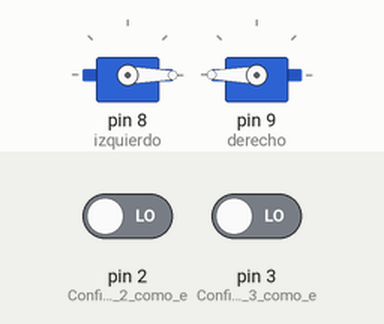
Recording of a sketch running on a simulated Arduino Uno, built with avr-gcc and run on an emulated ATmega328P. Shown: 2 × servo. The inputs (shaded band) are chosen by the test bench; at power-on: pin 2 (Configura_el_pin_2_como_e) LOW, pin 3 (Configura_el_pin_3_como_e) LOW.

Above: at 1.2 s.
1.3 s: pin 2 (Configura_el_pin_2_como_e) driven HIGH
At 1.8 s:
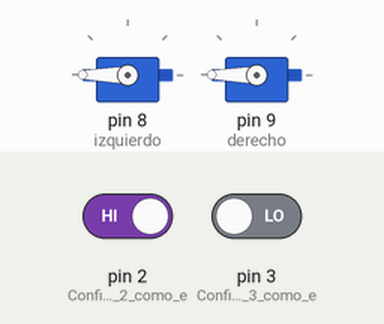
2.8 s: pin 3 (Configura_el_pin_3_como_e) driven HIGH
At 4.0 s:
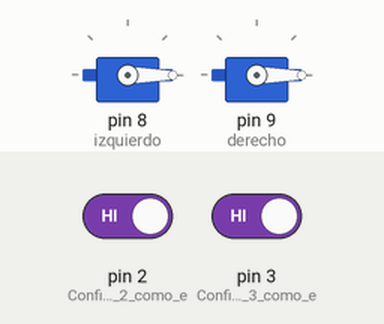
4.3 s: pin 3 (Configura_el_pin_3_como_e) driven LOW
At 5.4 s:
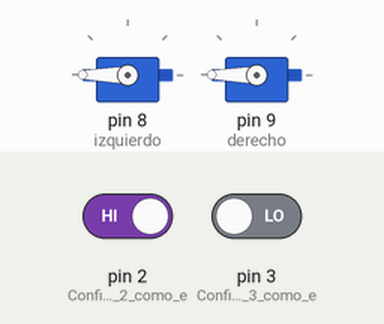
5.8 s: pin 2 (Configura_el_pin_2_como_e) driven LOW
At 6.6 s:
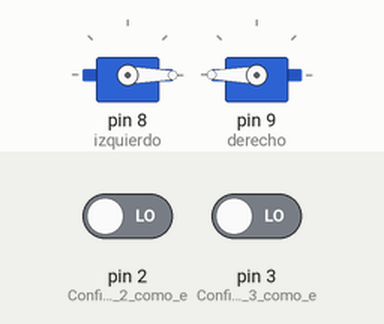
Timing chart, 0 to 8.3 s (numbered marks = the images above; inputs shaded):
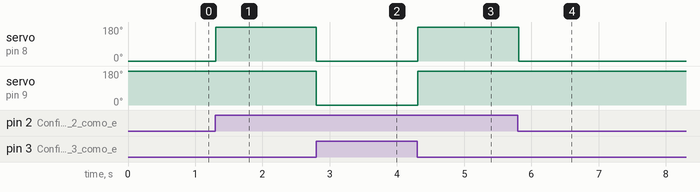

The sketch:

C_digo.ino
```cpp
#include <Servo.h>  // Incluye la librería Servo

Servo servos[13];  // Crea un array de 13 objetos Servo

int derecho = 9;   // Pin del servo derecho
int izquierdo = 8; // Pin del servo izquierdo
int blanco = 0;    // Valor de un sensor de línea que detecta blanco
int negro = 1;     // Valor de un sensor de línea que detecta negro

void setup()
{
  pinMode(3, INPUT);  // Configura el pin 3 como entrada
  pinMode(2, INPUT);  // Configura el pin 2 como entrada
}

void loop()
{
  int ir_derecho = digitalRead(3);   // Lee el valor del sensor derecho
  int ir_izquierdo = digitalRead(2); // Lee el valor del sensor izquierdo

  // Si no detecta la línea a la derecha, gira hacia la derecha
  if (ir_derecho == 1 && ir_izquierdo == 0) {
    paDerecha();
  }
  // Si no detecta la línea a la izquierda, gira hacia la izquierda
  else if (ir_derecho == 0 && ir_izquierdo == 1) {
    paIzquierda();
  }
  // Si detecta la línea en ambos sensores, avanza
  else if (ir_derecho == 0 && ir_izquierdo == 0) {
    paDelante();
  }
  // Si no detecta la línea, gira hacia la derecha
  else {
    paDerecha();
  }
}

// Función que hace girar el robot hacia la derecha
void paDerecha() {
  servos[izquierdo].attach(izquierdo); // Conecta el servo izquierdo al pin correspondiente
  servos[izquierdo].write(-180);       // Gira el servo izquierdo hacia atrás

  servos[derecho].attach(derecho);     // Conecta el servo derecho al pin correspondiente
  servos[derecho].write(-180);         // Gira el servo derecho hacia atrás
}

// Función que hace girar el robot hacia la izquierda
void paIzquierda() {
  servos[izquierdo].attach(izquierdo); // Conecta el servo izquierdo al pin correspondiente
  servos[izquierdo].write(180);        // Gira el servo izquierdo hacia adelante

  servos[derecho].attach(derecho);     // Conecta el servo derecho al pin correspondiente
  servos[derecho].write(180);          // Gira el servo derecho hacia adelante
}

// Función que hace avanzar el robot
void paDelante() {
  servos[izquierdo].attach(izquierdo); // Conecta el servo izquierdo al pin correspondiente
  servos[izquierdo].write(-180);       // Gira el servo izquierdo hacia atrás

  servos[derecho].attach(derecho);     // Conecta el servo derecho al pin correspondiente
  servos[derecho].write(180);          // Gira el servo derecho hacia adelante
}
```

Measured:
- after the input at 1.3 s, servo on pin 8 (izquierdo): 0° → 180° at once
- after the input at 2.8 s, servo on pin 8 (izquierdo), servo on pin 9 (derecho): 180° → 0° at once
- after the input at 4.3 s, servo on pin 8 (izquierdo), servo on pin 9 (derecho): 0° → 180° at once
- after the input at 5.8 s, servo on pin 8 (izquierdo): 180° → 0° at once
